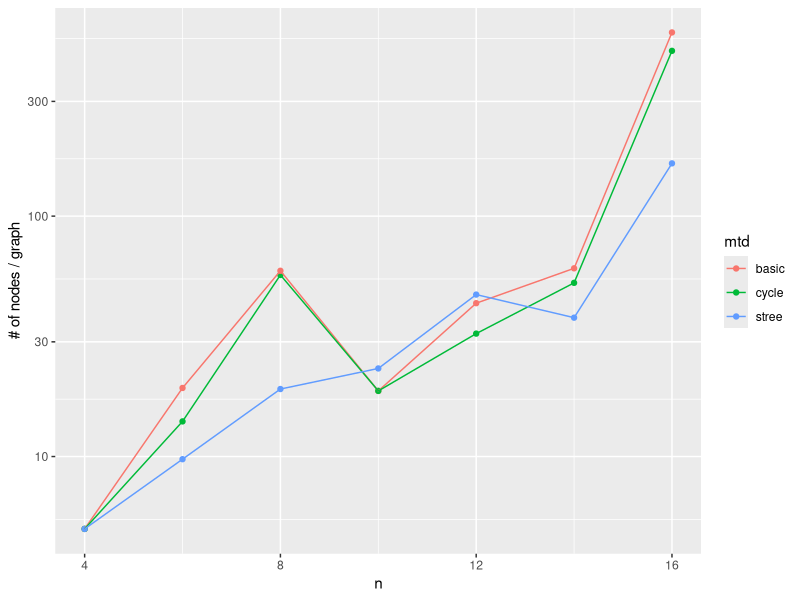

Recreate this plot in R.
library(readr)
library(dplyr)
library(ggplot2)

data <- read_csv('cmp-algo-full-mws.csv') %>%
  filter(d == 3, bdr == 'basic' | mgr == 'basic') %>%
  mutate(mtd = ifelse(mgr == 'basic', bdr, mgr)) %>%
  mutate(node_per_graph = node / n_graph) %>%
  select(n, d, mtd, node_per_graph)
gp <- ggplot(data, aes(n, node_per_graph, color=mtd)) +
  scale_y_log10() +
  geom_point() +
  geom_line() +
  labs(x = 'n', y = '# of nodes / graph')
ggsave('cmp-algo-full-node.pdf', gp,
       width = 15, height = 10, units = 'cm')
